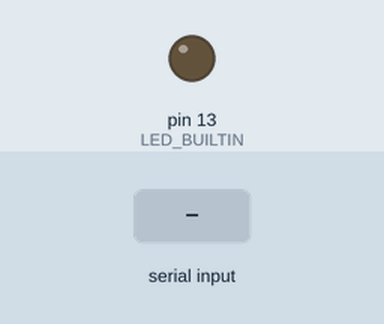
This sketch was run on a simulated Arduino Uno, built with avr-gcc and run on an emulated ATmega328P. Shown: output pins drawn as LEDs (lit = HIGH). Inputs (shaded band) come from the test bench.

Above: at 1.2 s.
1.3 s: "on" received over the second serial link
At 3.2 s:
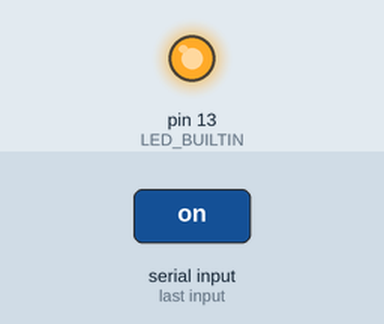
3.8 s: "off" received over the second serial link
At 5.1 s:
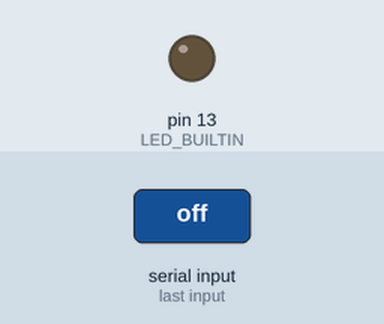
Timing chart, 0 to 6.8 s (numbered marks = the images above; inputs shaded):
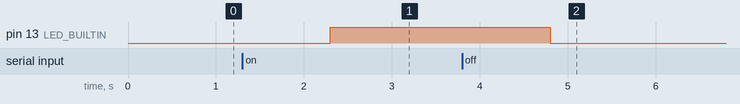

The sketch:

bt.ino
```cpp
#include <SoftwareSerial.h>

const uint8_t txPin = 7;
const uint8_t rxPin = 8;
SoftwareSerial BTSerial(txPin, rxPin);
uint16_t count = 0;

// 내가 가지고 있는 HC-06 주소 : "00:22:09:01:FE:87"

void setup() {
    BTSerial.begin(9600);

    pinMode(LED_BUILTIN, OUTPUT);

    digitalWrite(LED_BUILTIN, LOW);
}

void loop() {
    if (BTSerial.available()) {
        String input = BTSerial.readString();

        if (input == "on") {
            count++;
            digitalWrite(LED_BUILTIN, HIGH);

            BTSerial.println("Counter Value: aaa");
        }
        if (input == "off") {
            count++;
            digitalWrite(LED_BUILTIN, LOW);

            BTSerial.println("Counter Value: bbb");
        }
    }
}
```

Measured:
- after the input at 1.3 s, pin 13 (LED_BUILTIN): LOW → HIGH after 1.0 s
- after the input at 3.8 s, pin 13 (LED_BUILTIN): HIGH → LOW after 1.0 s
